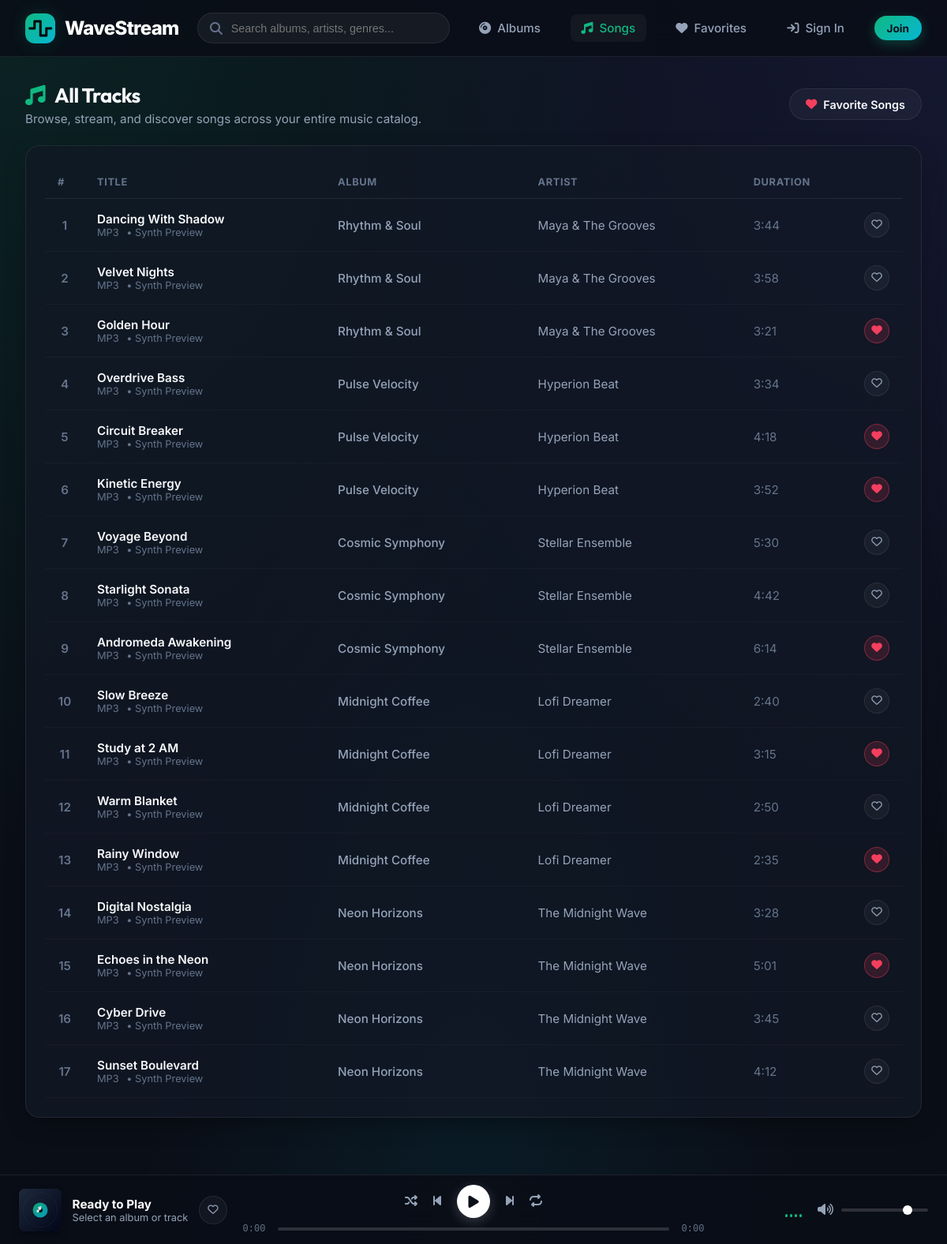
The app's page /music/songs/ with its own data.
### music/models.py (models this page shows, shortened)
class Song(models.Model):
    album = models.ForeignKey(Album, on_delete=models.CASCADE)
    song_title = models.CharField(max_length=250)
    file_type = models.CharField(max_length=10, default="mp3", blank=True)
    audio_file = models.FileField(upload_to='songs/', blank=True, null=True)
    duration = models.CharField(max_length=20, default="3:30", blank=True)
    is_favorite = models.BooleanField(default=False)
    def get_audio_url(self):
        if self.audio_file and hasattr(self.audio_file, 'url'):
            return self.audio_file.url
        return ""

class Album(models.Model):
    user = models.ForeignKey(User, on_delete=models.SET_NULL, null=True, blank=True, related_name='albums')
    artist = models.CharField(max_length=250)
    album_title = models.CharField(max_length=250)
    genre = models.CharField(max_length=250)
    album_logo = models.FileField(upload_to='album_logos/', blank=True, null=True)
    is_favorite = models.BooleanField(default=False)

### music/views.py (the view, shortened to what this page needs)
# urls.py: path('songs/', views.SongsView.as_view(), name='songs'),
class SongsView(generic.ListView):
    template_name = 'music/songs.html'
    context_object_name = 'all_songs'
    def get_queryset(self):
        queryset = Song.objects.select_related('album').all().order_by('-id')
        query = self.request.GET.get('q')
        fav_filter = self.request.GET.get('filter')
        if fav_filter == 'favorites':
            queryset = queryset.filter(is_favorite=True)
        return queryset
    def get_context_data(self, **kwargs):
        context = super().get_context_data(**kwargs)
        context['search_query'] = self.request.GET.get('q', '')
        context['selected_filter'] = self.request.GET.get('filter', '')
        return context

### music/templates/music/songs.html (shortened to what this page needs)
{% extends 'music/layout.html' %}
{% load static %}
{% block nav_songs %}active{% endblock %}
{% block body %}
    <div class="section-header">
        <div>
            <h2>
                <i class="fa-solid fa-music" style="color: var(--accent-primary);"></i>
                <span>All Tracks</span>
            </h2>
            <p style="color: var(--text-muted); font-size: 0.95rem; margin-top: 0.25rem;">
                Browse, stream, and discover songs across your entire music catalog.
            </p>
        </div>
        <div style="display: flex; align-items: center; gap: 1rem;">
            <a href="{% url 'music:songs' %}?filter=favorites" class="btn-secondary-custom {% if selected_filter == 'favorites' %}active{% endif %}">
                <i class="fa-solid fa-heart" style="color: var(--accent-favorite);"></i>
                <span>Favorite Songs</span>
            </a>
        </div>
    </div>
    <div class="tracklist-card">
        {% if all_songs %}
        <table class="track-table">
            <thead>
                <tr>
                    <th class="track-number-col">#</th>
                    <th>Title</th>
                    <th>Album</th>
                    <th>Artist</th>
                    <th class="track-duration-col">Duration</th>
                    <th class="track-actions-col"></th>
                </tr>
            </thead>
            <tbody>
                {% for song in all_songs %}
                <tr class="track-row"
                    data-id="{{ song.id }}"
                    data-action="play-track"
                    data-title="{{ song.song_title }}"
                    data-artist="{{ song.album.artist }}"
                    data-album="{{ song.album.album_title }}"
                    data-cover="{% if song.album.album_logo %}{{ song.album.album_logo.url }}{% else %}{% static 'music/images/default_album.svg' %}{% endif %}"
                    data-audio="{{ song.get_audio_url }}"
                    data-duration="{{ song.duration|default:'3:30' }}"
                    data-favorite="{{ song.is_favorite|yesno:'true,false' }}">
                    <td class="track-number-col">
                        <span class="track-number">{{ forloop.counter }}</span>
                    </td>
                    <td>
                        <div class="track-title-main">{{ song.song_title }}</div>
                        <div style="font-size: 0.8rem; color: var(--text-dim);">
                            {{ song.file_type|upper|default:"MP3" }}
                            {% if song.audio_file %}
                                <span style="color: var(--accent-primary); margin-left: 6px;">• High Quality Audio</span>
                            {% else %}
                                <span style="color: var(--text-dim); margin-left: 6px;">• Synth Preview</span>
                            {% endif %}
                        </div>
                    </td>
                    <td>
                        <a href="{% url 'music:detail' song.album.id %}" style="color: var(--text-muted); font-weight: 500;" onmouseover="this.style.color='#fff'" onmouseout="this.style.color='var(--text-muted)'">
                            {{ song.album.album_title }}
                        </a>
                    </td>
                    <td style="color: var(--text-muted);">
                        {{ song.album.artist }}
                    </td>
                    <td class="track-duration-col">
                        {{ song.duration|default:"3:30" }}
                    </td>
                    <td class="track-actions-col">
                        <button class="btn-icon {% if song.is_favorite %}active-fav{% endif %}"
                                data-action="fav-song"
                                data-id="{{ song.id }}"
                                title="Favorite Song"
                                style="width: 32px; height: 32px; font-size: 0.85rem;">
                            <i class="{% if song.is_favorite %}fa-solid fa-heart{% else %}fa-regular fa-heart{% endif %}"></i>
                        </button>
                    </td>
                </tr>
                {% endfor %}
            </tbody>
        </table>
        {% endif %}
    </div>
{% endblock %}

### music/static/music/style.css (style rules this page uses)
:root { --bg-main: #0a0e17; --bg-card: rgba(18, 24, 38, 0.75); --bg-card-hover: rgba(30, 41, 59, 0.85); --bg-glass: rgba(255, 255, 255, 0.04); --border-glass: rgba(255, 255, 255, 0.08); --border-glass-hover: rgba(255, 255, 255, 0.2); --accent-primary: #10b981; --accent-primary-hover: #059669; --accent-gradient: linear-gradient(135deg, #10b981 0%, #06b6d4 100%); --accent-secondary: #6366f1; --accent-favorite: #f43f5e; --text-main: #f8fafc; --text-muted: #94a3b8; --text-dim: #64748b; --player-height: 88px; --navbar-height: 72px; --radius-lg: 18px; --radius-md: 12px; --radius-sm: 8px; --radius-full: 9999px; --shadow-card: 0 10px 30px -10px rgba(0, 0, 0, 0.5); --shadow-glow: 0 0 25px -5px rgba(16, 185, 129, 0.35); --transition-smooth: all 0.25s cubic-bezier(0.4, 0, 0.2, 1); }
* { box-sizing: border-box; margin: 0; padding: 0; }
body { font-family: 'Inter', -apple-system, BlinkMacSystemFont, "Segoe UI", Roboto, sans-serif; background-color: var(--bg-main); background-image: radial-gradient(at 0% 0%, rgba(16, 185, 129, 0.12) 0px, transparent 50%), radial-gradient(at 100% 0%, rgba(99, 102, 241, 0.12) 0px, transparent 50%), radial-gradient(at 50% 100%, rgba(6, 182, 212, 0.08) 0px, transparent 50%); background-attachment: fixed; color: var(--text-main); min-height: 100vh; padding-bottom: calc(var(--player-height) + 40px); overflow-x: hidden; }
h1, h2, h3, h4, h5, h6, .brand-font { font-family: 'Outfit', sans-serif; font-weight: 700; color: var(--text-main); letter-spacing: -0.02em; }
a { color: inherit; text-decoration: none; transition: var(--transition-smooth); }
.btn-secondary-custom { background: var(--bg-glass); color: var(--text-main); border: 1px solid var(--border-glass); font-weight: 600; font-size: 0.9rem; padding: 0.65rem 1.25rem; border-radius: var(--radius-full); cursor: pointer; display: inline-flex; align-items: center; gap: 0.5rem; transition: var(--transition-smooth); }
.btn-icon { width: 36px; height: 36px; border-radius: var(--radius-full); display: inline-flex; align-items: center; justify-content: center; background: var(--bg-glass); border: 1px solid var(--border-glass); color: var(--text-muted); cursor: pointer; transition: var(--transition-smooth); }
.btn-icon.active-fav { color: var(--accent-favorite); border-color: rgba(244, 63, 94, 0.4); background: rgba(244, 63, 94, 0.15); }
.section-header { display: flex; align-items: center; justify-content: space-between; margin-bottom: 1.5rem; }
.section-header h2 { font-size: 1.6rem; display: flex; align-items: center; gap: 0.75rem; }
.tracklist-card { background: var(--bg-card); border: 1px solid var(--border-glass); border-radius: var(--radius-lg); padding: 1.5rem; box-shadow: var(--shadow-card); }
.track-table { width: 100%; border-collapse: collapse; }
.track-table th { text-align: left; padding: 0.85rem 1rem; color: var(--text-dim); font-size: 0.8rem; text-transform: uppercase; letter-spacing: 0.05em; border-bottom: 1px solid var(--border-glass); }
.track-table td { padding: 1rem; border-bottom: 1px solid rgba(255, 255, 255, 0.03); font-size: 0.95rem; vertical-align: middle; }
.track-row { transition: var(--transition-smooth); cursor: pointer; }
.track-number-col { width: 50px; text-align: center; }
.track-number { color: var(--text-dim); font-weight: 600; }
.track-title-main { font-weight: 600; color: var(--text-main); }
.track-duration-col { width: 80px; color: var(--text-dim); font-size: 0.9rem; }
.track-actions-col { width: 100px; text-align: right; }

### records on screen
Song: song_title "Dancing With Shadow", file_type "MP3", audio_file "• Synth Preview", album.album_title "Rhythm & Soul", album.artist "Maya & The Grooves", duration "3:44", is_favorite False (drawn)
Song: song_title "Velvet Nights", file_type "MP3", audio_file "• Synth Preview", album.album_title "Rhythm & Soul", album.artist "Maya & The Grooves", duration "3:58", is_favorite False (drawn)
Song: song_title "Golden Hour", file_type "MP3", audio_file "• Synth Preview", album.album_title "Rhythm & Soul", album.artist "Maya & The Grooves", duration "3:21", is_favorite True (drawn)
Song: song_title "Overdrive Bass", file_type "MP3", audio_file "• Synth Preview", album.album_title "Pulse Velocity", album.artist "Hyperion Beat", duration "3:34", is_favorite False (drawn)
Song: song_title "Circuit Breaker", file_type "MP3", audio_file "• Synth Preview", album.album_title "Pulse Velocity", album.artist "Hyperion Beat", duration "4:18", is_favorite True (drawn)
Song: song_title "Kinetic Energy", file_type "MP3", audio_file "• Synth Preview", album.album_title "Pulse Velocity", album.artist "Hyperion Beat", duration "3:52", is_favorite True (drawn)
Song: song_title "Voyage Beyond", file_type "MP3", audio_file "• Synth Preview", album.album_title "Cosmic Symphony", album.artist "Stellar Ensemble", duration "5:30", is_favorite False (drawn)
Song: song_title "Starlight Sonata", file_type "MP3", audio_file "• Synth Preview", album.album_title "Cosmic Symphony", album.artist "Stellar Ensemble", duration "4:42", is_favorite False (drawn)
Song: song_title "Andromeda Awakening", file_type "MP3", audio_file "• Synth Preview", album.album_title "Cosmic Symphony", album.artist "Stellar Ensemble", duration "6:14", is_favorite True (drawn)
Song: song_title "Slow Breeze", file_type "MP3", audio_file "• Synth Preview", album.album_title "Midnight Coffee", album.artist "Lofi Dreamer", duration "2:40", is_favorite False (drawn)
Song: song_title "Study at 2 AM", file_type "MP3", audio_file "• Synth Preview", album.album_title "Midnight Coffee", album.artist "Lofi Dreamer", duration "3:15", is_favorite True (drawn)
Song: song_title "Warm Blanket", file_type "MP3", audio_file "• Synth Preview", album.album_title "Midnight Coffee", album.artist "Lofi Dreamer", duration "2:50", is_favorite False (drawn)
Song: song_title "Rainy Window", file_type "MP3", audio_file "• Synth Preview", album.album_title "Midnight Coffee", album.artist "Lofi Dreamer", duration "2:35", is_favorite True (drawn)
Song: song_title "Digital Nostalgia", file_type "MP3", audio_file "• Synth Preview", album.album_title "Neon Horizons", album.artist "The Midnight Wave", duration "3:28", is_favorite False (drawn)
Song: song_title "Echoes in the Neon", file_type "MP3", audio_file "• Synth Preview", album.album_title "Neon Horizons", album.artist "The Midnight Wave", duration "5:01", is_favorite True (drawn)
Song: song_title "Cyber Drive", file_type "MP3", audio_file "• Synth Preview", album.album_title "Neon Horizons", album.artist "The Midnight Wave", duration "3:45", is_favorite False (drawn)
Song: song_title "Sunset Boulevard", file_type "MP3", audio_file "• Synth Preview", album.album_title "Neon Horizons", album.artist "The Midnight Wave", duration "4:12", is_favorite False (drawn)
